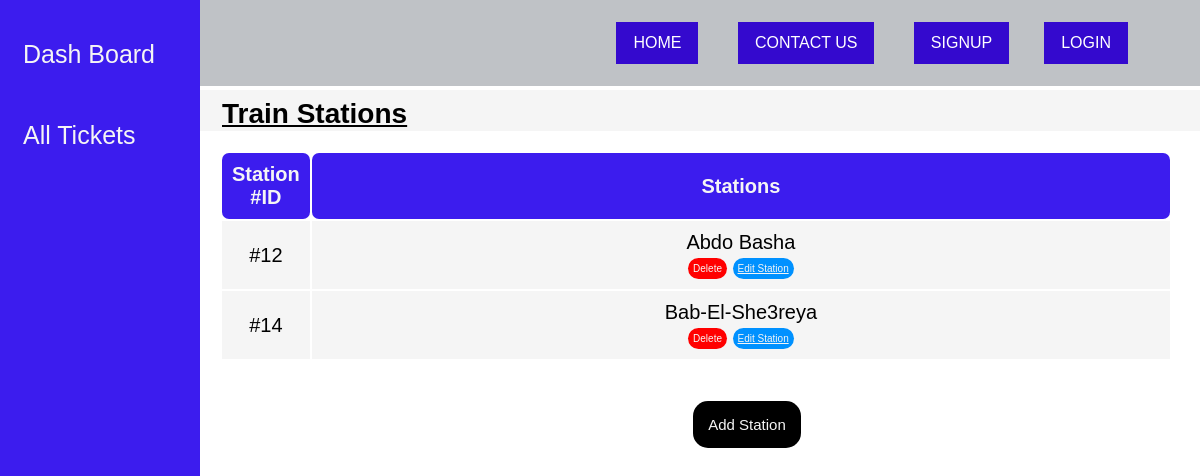
Page /train-stations.php on the earlier database version.
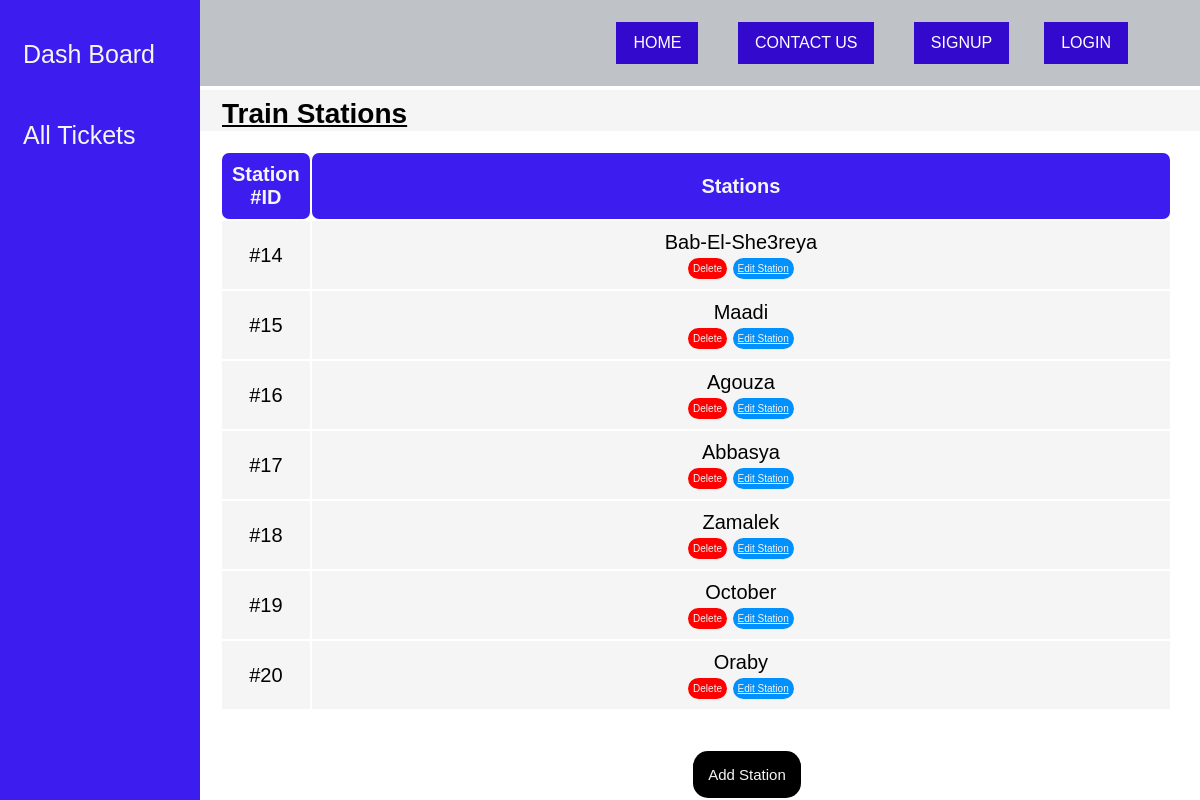
Same page on the later database version.
### tables this page shows
CREATE TABLE `stations` (
  `stations` varchar(200) NOT NULL,
  `station_id` int(255) NOT NULL
);

### train-stations.php (the view, shortened to what this page needs)
<!DOCTYPE html>
<html lang="en">
<head>
    <link rel="stylesheet" href="CSS/admin-panel.css">
</head>
<?php
    include 'navbar.php';?>
<body>
    <div class="sidenav">
        <a href="admin-panel.php">Dash Board</a>
        <a href="all-tickets.php">All Tickets</a>
    </div>
    <div class="body2">
        <div class="title">
            <p> <b>Train Stations</b></p>
        </div>
        <div class="users-table">
            <table>
                <thead>
                    <tr>
                        <th  class="special-head">Station #ID</th>
                        <th >Stations</th>
                    </tr>
                </thead>
                <?php
                         $sql = 'SELECT * FROM stations ';
                         $result= mysqli_query($conn,$sql);
                         while ($row= mysqli_fetch_assoc($result)){
                         ?>
                                         <tbody>
                                                <tr class="grey-tr">
                                                 <td>#<?php echo  $row['station_id'];?>
                                                 <td><?php echo $row['stations']; ?>
                                                <form action = 'deleteStation.php?action=remove&id=<?php echo $row['station_id'];?>' method = 'POST'>
                                                    <input id="delete-station-button" type = 'submit' name = 'delete' value = 'Delete' >
                                                    <div class="button-to-edit-station">
                                                        <a id="edit-station-button" href = 'edit-station.php?action=edit&id=<?php echo $row['station_id'];?>'>Edit Station</a>
                                                    </div>
                                                   </td>
                                             </tr>
                                         </tbody>
                                         <?php
                         }
                         ?>
                                     </table>
                                 </div>
        <div class="centering">
        <div class="button-to-add-station">
            <button id="add-station-button" onclick="openForm()">Add Station</button>
        </div>
    </div>
    </div>
</body>
</html>

Differences in the rows shown:
removed stations: station_id "12", stations "Abdo Basha"
added stations: station_id "15", stations "Maadi"
added stations: station_id "16", stations "Agouza"
added stations: station_id "17", stations "Abbasya"
added stations: station_id "18", stations "Zamalek"
added stations: station_id "19", stations "October"
added stations: station_id "20", stations "Oraby"
